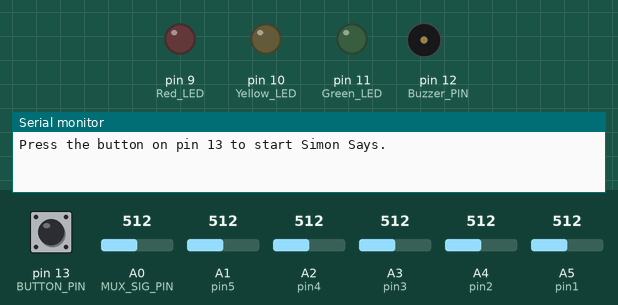
Bench run of a program on a simulated Arduino Uno, built with avr-gcc and run on an emulated ATmega328P. On the bench: output pins drawn as LEDs (lit = HIGH), buzzer (waves = sounding), the last lines printed to the serial monitor. Inputs (shaded band) come from the test bench; at power-on: pin 13 (BUTTON_PIN) HIGH, A0 (MUX_SIG_PIN) = 512, A1 (pin5) = 512, A2 (pin4) = 512, A3 (pin3) = 512, A4 (pin2) = 512, A5 (pin1) = 512. Random numbers use the default seed unless the program sets one; pins used as bus, display or sensor lines are not drawn.

Above: at 1.5 s.
1.6 s: pin 13 (BUTTON_PIN) pulled LOW for 0.15 s
At 1.95 s:
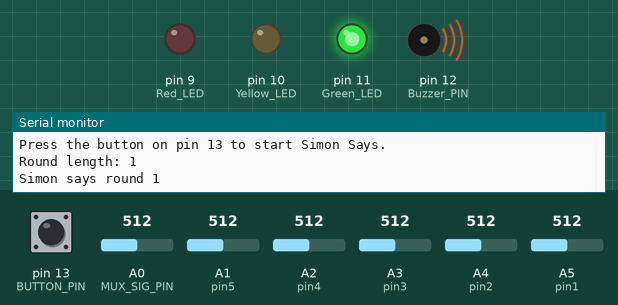
3.6 s: pin 13 (BUTTON_PIN) pulled LOW for 1 s
At 10.2 s:
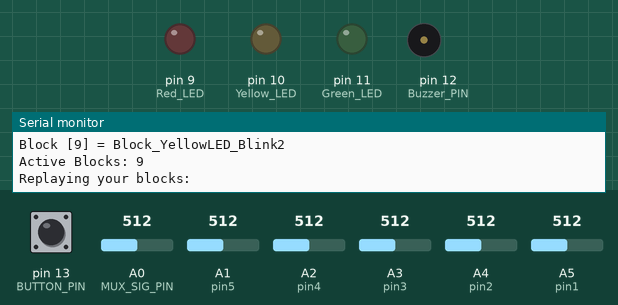
10.4 s: pin 13 (BUTTON_PIN) pulled LOW for 3.2 s
At 13.8 s:
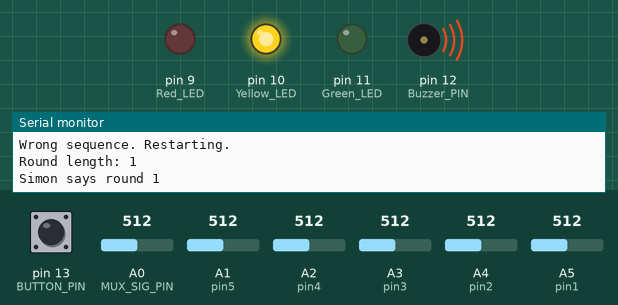
Timing chart, 0 to 15.5 s (numbered marks = the images above; inputs shaded):
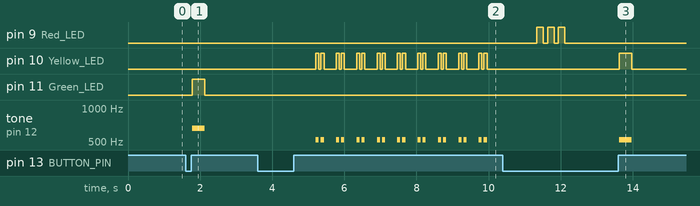

The program:

main.cpp
```cpp
#include <Arduino.h>
#include <CodeBaseClass.h>
#include <CodeLEDClass.h>

const uint8_t BUTTON_PIN = 13;
const uint8_t MAX_SEQUENCE_LENGTH = 9;

enum SimonState
{
  Simon_WaitToStart,
  Simon_WaitToShow,
  Simon_WaitToCheck
};

CodeLED codeLED;
codeBlockLED simonSequence[MAX_SEQUENCE_LENGTH];
uint8_t sequenceLength = 1;
SimonState simonState = Simon_WaitToStart;

bool buttonPressed()
{
  if (digitalRead(BUTTON_PIN) != LOW)
    return false;

  delay(25);

  if (digitalRead(BUTTON_PIN) != LOW)
    return false;

  while (digitalRead(BUTTON_PIN) == LOW)
  {
  }

  delay(25);
  return true;
}

codeBlockLED randomSimonBlock()
{
  switch (random(0, 9))
  {
  case 0:
    return Block_RedLED_ON;
  case 1:
    return Block_YellowLED_ON;
  case 2:
    return Block_GreenLED_ON;
  case 3:
    return Block_RedLED_Blink2;
  case 4:
    return Block_YellowLED_Blink2;
  case 5:
    return Block_GreenLED_Blink2;
  case 6:
    return Block_RedLED_Blink3;
  case 7:
    return Block_YellowLED_Blink3;
  default:
    return Block_GreenLED_Blink3;
  }
}

codeBlockLED randomSimonBlockForRound(uint8_t roundNumber)
{
  if (roundNumber <= 3)
    return static_cast<codeBlockLED>(random(0, 3));

  if (roundNumber <= 6)
    return static_cast<codeBlockLED>(random(0, 6));

  return randomSimonBlock();
}

void turnAllOutputsOff()
{
  digitalWrite(Red_LED, LOW);
  digitalWrite(Yellow_LED, LOW);
  digitalWrite(Green_LED, LOW);
  noTone(Buzzer_PIN); // digitalWrite(Buzzer_PIN, LOW);
}

void pulseOutput(uint8_t pin, uint16_t pulseMs)
{
  digitalWrite(pin, HIGH);
  // digitalWrite(Buzzer_PIN, HIGH);
  delay(pulseMs);
  turnAllOutputsOff();
}

void showSimonBlock(codeBlockLED block)
{
  switch (block)
  {
  case Block_RedLED_ON:
    tone(Buzzer_PIN, 440); pulseOutput(Red_LED, 350);
    break;
  case Block_YellowLED_ON:
    tone(Buzzer_PIN, 523); pulseOutput(Yellow_LED, 350);
    break;
  case Block_GreenLED_ON:
    tone(Buzzer_PIN, 659); pulseOutput(Green_LED, 350);
    break;

  case Block_RedLED_Blink2:
  case Block_YellowLED_Blink2:
  case Block_GreenLED_Blink2:
  case Block_RedLED_Blink3:
  case Block_YellowLED_Blink3:
  case Block_GreenLED_Blink3:
    codeLED.executeCodeFromCodeBlock(block);
    break;

  default:
    break;
  }

  turnAllOutputsOff();
  delay(180);
}

void showSequence() {
  Serial.print("Simon says round ");
  Serial.println(sequenceLength);
  for (uint8_t i = 0; i < sequenceLength; i++) {
    showSimonBlock(simonSequence[i]);
  }
  Serial.println("Repeat the sequence with the blocks, then press the button to check it.");
}

void showPlayerBlocks() {
  codeLED.addBlocks();
  Serial.println("Blocks detected:");
  codeLED.writeBlocks();
}

void successFlash()
{
  for (uint8_t i = 0; i < 2; i++)
  {
    digitalWrite(Red_LED, HIGH);
    digitalWrite(Yellow_LED, HIGH);
    digitalWrite(Green_LED, HIGH);
    digitalWrite(Buzzer_PIN, HIGH);
    delay(120);

    digitalWrite(Red_LED, LOW);
    digitalWrite(Yellow_LED, LOW);
    digitalWrite(Green_LED, LOW);
    digitalWrite(Buzzer_PIN, LOW);
    delay(120);
  }
}

void failureFlash()
{
  for (uint8_t i = 0; i < 3; i++)
  {
    digitalWrite(Red_LED, HIGH);
    digitalWrite(Buzzer_PIN, HIGH);
    delay(180);
    digitalWrite(Red_LED, LOW);
    digitalWrite(Buzzer_PIN, LOW);
    delay(120);
  }
}

void replayPlayerBlock(codeBlockLED block)
{
  switch (block)
  {
  case Block_RedLED_ON:
    tone(Buzzer_PIN, 440); pulseOutput(Red_LED, 350);
    break;
  case Block_YellowLED_ON:
    tone(Buzzer_PIN, 523); pulseOutput(Yellow_LED, 350);
    break;
  case Block_GreenLED_ON:
    tone(Buzzer_PIN, 659); pulseOutput(Green_LED, 350);
    break;

  case Block_RedLED_Blink2:
  case Block_YellowLED_Blink2:
  case Block_GreenLED_Blink2:
  case Block_RedLED_Blink3:
  case Block_YellowLED_Blink3:
  case Block_GreenLED_Blink3:
    codeLED.executeCodeFromCodeBlock(block);
    break;

  default:
    break;
  }

  turnAllOutputsOff();
}

void replayPlayerSequence()
{
  for (uint8_t i = 0; i < codeLED.getCurrentActiveBlocks(); i++)
  {
    turnAllOutputsOff();
    delay(160);
    replayPlayerBlock(codeLED.getBlockAt(i));
    delay(180);
  }

  turnAllOutputsOff();
}

bool matchesSequence()
{
  if (codeLED.getCurrentActiveBlocks() != sequenceLength)
    return false;

  for (uint8_t i = 0; i < sequenceLength; i++)
  {
    if (codeLED.getBlockAt(i) != simonSequence[i])
      return false;
  }

  return true;
}

bool checkPlayerSequence()
{
  codeLED.addBlocks();

  Serial.println("You placed:");
  codeLED.writeBlocks();

  Serial.println("Replaying your blocks:");
  replayPlayerSequence();

  delay(1200);

  return matchesSequence();
}

void setup()
{
  Serial.begin(9600);

  initMultiplexerPins();

  pinMode(Green_LED, OUTPUT);
  pinMode(Yellow_LED, OUTPUT);
  pinMode(Red_LED, OUTPUT);
  pinMode(Buzzer_PIN, OUTPUT);
  pinMode(BUTTON_PIN, INPUT_PULLUP);

  digitalWrite(Buzzer_PIN, LOW);
  digitalWrite(Red_LED, LOW);
  digitalWrite(Yellow_LED, LOW);
  digitalWrite(Green_LED, LOW);
  turnAllOutputsOff();

  randomSeed(analogRead(A5) ^ micros());

  simonSequence[0] = randomSimonBlockForRound(sequenceLength);

  delay(300);
  Serial.println("Press the button on pin 13 to start Simon Says.");
}

void loop()
{
  if (simonState == Simon_WaitToStart)
  {
    if (buttonPressed())
    {
      Serial.print("Round length: ");
      Serial.println(sequenceLength);

      showSequence();
      simonState = Simon_WaitToCheck;
    }
  }
  else if (simonState == Simon_WaitToCheck)
  {
    if (!buttonPressed())
      return;

    if (checkPlayerSequence())
    {
      Serial.println("Correct!");
      successFlash();

      if (sequenceLength < MAX_SEQUENCE_LENGTH)
      {
        simonSequence[sequenceLength] = randomSimonBlockForRound(sequenceLength + 1);
        sequenceLength++;
      }

      simonState = Simon_WaitToStart;
    }
    else
    {
      Serial.println("Wrong sequence. Restarting.");
      failureFlash();

      sequenceLength = 1;
      for (uint8_t i = 0; i < MAX_SEQUENCE_LENGTH; i++)
        simonSequence[i] = Block_Empty;

      simonSequence[0] = randomSimonBlockForRound(1);
      simonState = Simon_WaitToStart;
    }
  }

}
```

CodeBaseClass.h
```cpp
#pragma once
#include <Arduino.h>

// Direct ADC block pins.
// UNO has only A0-A5, so A0 is reserved as multiplexer SIG.
const uint8_t pin1 = A5;
const uint8_t pin2 = A4;
const uint8_t pin3 = A3;
const uint8_t pin4 = A2;
const uint8_t pin5 = A1;
// Block 6-9 are read from multiplexer channels.

// 16-channel multiplexer (74HC4067 compatible) pins
const uint8_t MUX_S0_PIN = 5;
const uint8_t MUX_S1_PIN = 6;
const uint8_t MUX_S2_PIN = 7;
const uint8_t MUX_S3_PIN = 8;
const uint8_t MUX_SIG_PIN = A0;

inline int readStableADC(uint8_t pin);


inline void initMultiplexerPins()
{
    pinMode(MUX_S0_PIN, OUTPUT);
    pinMode(MUX_S1_PIN, OUTPUT);
    pinMode(MUX_S2_PIN, OUTPUT);
    pinMode(MUX_S3_PIN, OUTPUT);
}

inline void selectMultiplexerChannel(uint8_t channel)
{
    digitalWrite(MUX_S0_PIN, channel & 0x01);
    digitalWrite(MUX_S1_PIN, (channel >> 1) & 0x01);
    digitalWrite(MUX_S2_PIN, (channel >> 2) & 0x01);
    digitalWrite(MUX_S3_PIN, (channel >> 3) & 0x01);
}

inline int readMultiplexerStableADC(uint8_t channel)
{
    selectMultiplexerChannel(channel);
    delayMicroseconds(50);
    return readStableADC(MUX_SIG_PIN);
}


// Gives a way less noisy output for the adc instead of analogRead
inline int readStableADC(uint8_t pin)
{
    int samples = 100;

    long sum = 0;
    for (int i = 0; i < samples; i++)
        sum += analogRead(pin);

    return sum / samples;
}

template <class codeBlockTemplate, codeBlockTemplate EmptyBlock, uint8_t maxBlocks>
class CodeBase
{
    codeBlockTemplate codeBlocks[maxBlocks];
    uint8_t currentActiveBlocks{0};

public:
    CodeBase()
    {
        for (uint8_t i = 0; i < maxBlocks; i++)
            codeBlocks[i] = EmptyBlock;
    }

    virtual String codeBlockToString(codeBlockTemplate codeBlock) const = 0;
    virtual codeBlockTemplate returnCodeBlockType(int adc) const = 0;
    virtual void executeCodeFromCodeBlock(codeBlockTemplate codeBlock) = 0;
    virtual void addBlocks() = 0;

    // For adding a single block inside the code
    void addBlock(uint8_t pin)
    {
        if (currentActiveBlocks >= maxBlocks)
            return;

        int adc = readStableADC(pin);
        codeBlockTemplate cb = returnCodeBlockType(adc);

        if (cb != EmptyBlock)
        {
            codeBlocks[currentActiveBlocks] = cb;
            currentActiveBlocks++;
        }
    }

    void addBlockFromMultiplexer(uint8_t channel)
    {
        if (currentActiveBlocks >= maxBlocks)
            return;

        int adc = readMultiplexerStableADC(channel);
        codeBlockTemplate cb = returnCodeBlockType(adc);

        if (cb != EmptyBlock)
        {
            codeBlocks[currentActiveBlocks] = cb;
            currentActiveBlocks++;
        }
    }

    void clearBlocks()
    {
        for (uint8_t i = 0; i < maxBlocks; i++)
            codeBlocks[i] = EmptyBlock;

        currentActiveBlocks = 0;
    }

    // Method that runs the final code.
    void executeBlocks()
    {
        for (uint8_t i = 0; i < currentActiveBlocks; i++)
            executeCodeFromCodeBlock(codeBlocks[i]);
    }

    void writeBlocks()
    {
        Serial.println();
        for (uint8_t i = 0; i < maxBlocks; i++)
        {
            Serial.print("Block [");
            Serial.print(i + 1);
            Serial.print("] = ");
            Serial.println(codeBlockToString(codeBlocks[i]));
        }

        Serial.print("Active Blocks: ");
        Serial.println(currentActiveBlocks);
    }

    uint8_t getCurrentActiveBlocks() const
    {
        return currentActiveBlocks;
    }

    codeBlockTemplate getBlockAt(uint8_t index) const
    {
        if (index >= currentActiveBlocks)
            return EmptyBlock;

        return codeBlocks[index];
    }

    virtual ~CodeBase() = default;
}; 
```

CodeLEDClass.h
```cpp
#include <Arduino.h>
#include <CodeBaseClass.h>


// Digital pins for turning on/off the leds
const uint8_t Red_LED = 9;
const uint8_t Yellow_LED = 10;
const uint8_t Green_LED = 11;
const uint8_t Buzzer_PIN = 12;

enum codeBlockLED
{
    // Led on blocks
    Block_RedLED_ON,
    Block_YellowLED_ON,
    Block_GreenLED_ON,

    // 2-blink blocks
    Block_RedLED_Blink2,
    Block_YellowLED_Blink2,
    Block_GreenLED_Blink2,

    // 3-blink blocks
    Block_RedLED_Blink3,
    Block_YellowLED_Blink3,
    Block_GreenLED_Blink3,

    Block_Empty
};

class CodeLED : public CodeBase<codeBlockLED, Block_Empty, 9>
{
public:
    void blinkOutput(uint8_t pin, uint8_t times, uint16_t frequency)
    {
        for (uint8_t i = 0; i < times; i++)
        {
            tone(Buzzer_PIN, frequency);
            digitalWrite(pin, HIGH);
            delay(85);
            digitalWrite(pin, LOW);
            noTone(Buzzer_PIN);

            if (i + 1 < times)
                delay(55);
        }
    }

    void blinkAllOutputs(uint8_t times)
    {
        for (uint8_t i = 0; i < times; i++)
        {
            digitalWrite(Red_LED, HIGH);
            digitalWrite(Yellow_LED, HIGH);
            digitalWrite(Green_LED, HIGH);
            digitalWrite(Buzzer_PIN, HIGH);
            delay(250);

            digitalWrite(Red_LED, LOW);
            digitalWrite(Yellow_LED, LOW);
            digitalWrite(Green_LED, LOW);
            digitalWrite(Buzzer_PIN, LOW);

            if (i + 1 < times)
                delay(250);
        }
    }

    String codeBlockToString(codeBlockLED codeBlock) const override
    {
        switch (codeBlock)
        {
        // ON Blocks
        case Block_RedLED_ON:
            return "Block_RedLED_ON";
        case Block_YellowLED_ON:
            return "Block_YellowLED_ON";
        case Block_GreenLED_ON:
            return "Block_GreenLED_ON";

        // 2-blink Blocks
        case Block_RedLED_Blink2:
            return "Block_RedLED_Blink2";
        case Block_YellowLED_Blink2:
            return "Block_YellowLED_Blink2";
        case Block_GreenLED_Blink2:
            return "Block_GreenLED_Blink2";

        // 3-blink Blocks
        case Block_RedLED_Blink3:
            return "Block_RedLED_Blink3";
        case Block_YellowLED_Blink3:
            return "Block_YellowLED_Blink3";
        case Block_GreenLED_Blink3:
            return "Block_GreenLED_Blink3";

        default:
            return "Block_Empty";
        }
    }

codeBlockLED returnCodeBlockType(int adc) const override
{
    // ON blocks
    if (adc <= 45)
        return Block_RedLED_ON;      // 100Ω → ADC ~7

    if (adc <= 125)
        return Block_YellowLED_ON;   // 1kΩ → ADC ~90

    if (adc <= 260)
        return Block_GreenLED_ON;    // 2kΩ → ADC ~168


    // 2-blink blocks
    if (adc <= 450)
        return Block_RedLED_Blink2;     // 5.7kΩ → ADC ~371

    if (adc <= 575)
        return Block_YellowLED_Blink2;  // 11.5kΩ → ADC ~543

    if (adc <= 640)
        return Block_GreenLED_Blink2;   // 14.7kΩ → ADC ~608


    // 3-blink blocks
    if (adc <= 725)
        return Block_RedLED_Blink3;        // 20kΩ → ADC ~680

    if (adc <= 835)
        return Block_YellowLED_Blink3;        // 32kΩ → ADC ~775

    if (adc <= 935)
        return Block_GreenLED_Blink3;        // 69kΩ → ADC ~898


    if(adc>=1000)
    return Block_Empty;

    return Block_Empty;              // No block
}


    void addBlocks() override
    {

        clearBlocks();

        digitalWrite(Red_LED, LOW);
        digitalWrite(Yellow_LED, LOW);
        digitalWrite(Green_LED, LOW);

        addBlock(pin1);
        addBlock(pin2);
        addBlock(pin3);
        addBlock(pin4);
        addBlock(pin5);
        addBlockFromMultiplexer(0); // block6
        addBlockFromMultiplexer(1); // block7
        addBlockFromMultiplexer(2); // block8
        addBlockFromMultiplexer(3); // block9
    }

    void executeCodeFromCodeBlock(codeBlockLED codeBlock) override
    {
        switch (codeBlock)
        {
        case Block_RedLED_ON:
            digitalWrite(Red_LED, HIGH);
            break;
        case Block_YellowLED_ON:
            digitalWrite(Yellow_LED, HIGH);
            break;
        case Block_GreenLED_ON:
            digitalWrite(Green_LED, HIGH);
            break;

        case Block_RedLED_Blink2:
            blinkOutput(Red_LED, 2, 440);
            break;
        case Block_YellowLED_Blink2:
            blinkOutput(Yellow_LED, 2, 523);
            break;
        case Block_GreenLED_Blink2:
            blinkOutput(Green_LED, 2, 659);
            break;

        case Block_RedLED_Blink3:
            blinkOutput(Red_LED, 3, 440);
            break;
        case Block_YellowLED_Blink3:
            blinkOutput(Yellow_LED, 3, 523);
            break;
        case Block_GreenLED_Blink3:
            blinkOutput(Green_LED, 3, 659);
            break;

        default:
            break;
        }
    }
};
```

Measured:
- after the input at 1.6 s, pin 11 (Green_LED): LOW → HIGH after 0.18 s, → LOW 0.35 s later; tone on pin 12 (Buzzer_PIN): silent → 659 Hz after 0.18 s, → silent 0.35 s later
- after the input at 3.6 s, pin 10 (Yellow_LED): LOW → HIGH after 1.6 s, then repeats every 0.57 s: LOW 0.06 s, HIGH 0.09 s, LOW 0.34 s, HIGH 0.09 s; tone on pin 12 (Buzzer_PIN): silent → 523 Hz after 1.6 s, then repeats every 0.57 s: silent 0.06 s, 523 Hz 0.09 s, silent 0.34 s, 523 Hz 0.09 s
- after the input at 10.4 s, pin 10 (Yellow_LED): LOW → HIGH after 3.2 s, → LOW 0.35 s later; tone on pin 12 (Buzzer_PIN): silent → 523 Hz after 3.2 s, → silent 0.35 s later
- by itself, pin 9 (Red_LED): alternates HIGH for 0.18 s and LOW for 0.12 s, 6 changes in all, then stays LOW
